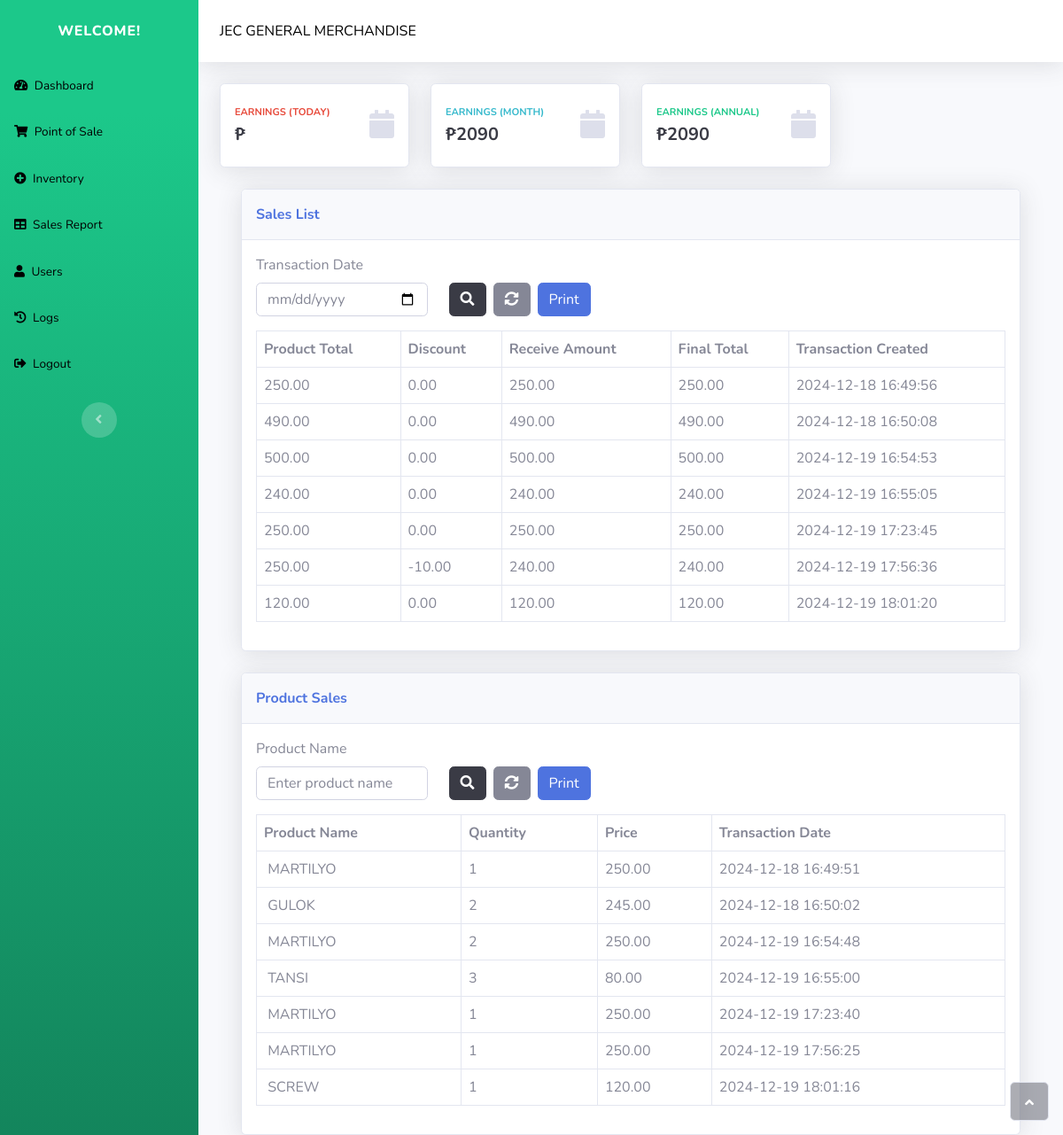
/sales.php (signed in), run on the app's committed database.
### tables this page shows
CREATE TABLE `transaction` (
  `id` int(11) NOT NULL,
  `user_id` int(11) NOT NULL,
  `sales` int(11) NOT NULL,
  `discounted_sales` int(11) NOT NULL,
  `created` datetime NOT NULL DEFAULT current_timestamp(),
  `amount` decimal(10,2) NOT NULL
);

CREATE TABLE `history` (
  `id` int(11) NOT NULL,
  `user_id` int(11) NOT NULL,
  `product_id` int(11) NOT NULL,
  `product_name` varchar(255) NOT NULL,
  `qty` int(11) NOT NULL,
  `price` int(11) NOT NULL,
  `status` varchar(255) NOT NULL,
  `created` datetime NOT NULL DEFAULT current_timestamp()
);

### functions/view-sales.php (the view, shortened to what this page needs)
<?php
$db = new PDO('mysql:host=localhost;dbname=db_hash', 'root', '');
$sql = 'SELECT * FROM transaction WHERE 1';
$stmt = $db->prepare($sql);
$stmt->execute();
$results = $stmt->fetchAll();
foreach ($results as $row) {
?>
    <tr>
    <td><?php echo number_format($row['sales'], 2); ?></td>
    <td><?php echo number_format($row['discounted_sales'] - $row['sales'], 2); ?></td>
    <td><?php echo number_format($row['amount'], 2); ?></td>
    <td><?php echo number_format($row['discounted_sales'], 2); ?></td>
        <td><?php echo $row['created']; ?></td>
    </tr>
<?php
}
        ?>

### functions/view-transaction.php (shortened to what this page needs)
<?php
$db = new PDO('mysql:host=localhost;dbname=db_hash', 'root', '');
$sql = 'SELECT * FROM history WHERE 1';
$stmt = $db->prepare($sql);
$stmt->execute();
$results = $stmt->fetchAll();
foreach ($results as $row) {
?>
    <tr>
        <td>&nbsp;<?php echo htmlspecialchars($row['product_name']); ?></td>
        <td><?php echo htmlspecialchars($row['qty']); ?></td>
        <td><?php echo '' . number_format($row['price'], 2); ?></td>
        <td><?php echo htmlspecialchars($row['created']); ?></td>
    </tr>
<?php
}
?>

### data on the page
transaction: sales "250.00", $row['discounted_sales'] - $row['sales'] "0.00", amount "250.00", discounted_sales "250.00", created "2024-12-18 16:49:56"
transaction: sales "490.00", $row['discounted_sales'] - $row['sales'] "0.00", amount "490.00", discounted_sales "490.00", created "2024-12-18 16:50:08"
transaction: sales "500.00", $row['discounted_sales'] - $row['sales'] "0.00", amount "500.00", discounted_sales "500.00", created "2024-12-19 16:54:53"
transaction: sales "240.00", $row['discounted_sales'] - $row['sales'] "0.00", amount "240.00", discounted_sales "240.00", created "2024-12-19 16:55:05"
transaction: sales "250.00", $row['discounted_sales'] - $row['sales'] "0.00", amount "250.00", discounted_sales "250.00", created "2024-12-19 17:23:45"
transaction: sales "250.00", $row['discounted_sales'] - $row['sales'] "-10.00", amount "240.00", discounted_sales "240.00", created "2024-12-19 17:56:36"
transaction: sales "120.00", $row['discounted_sales'] - $row['sales'] "0.00", amount "120.00", discounted_sales "120.00", created "2024-12-19 18:01:20"
history: product_name "MARTILYO", qty "1", price "250.00", created "2024-12-18 16:49:51"
history: product_name "GULOK", qty "2", price "245.00", created "2024-12-18 16:50:02"
history: product_name "MARTILYO", qty "2", price "250.00", created "2024-12-19 16:54:48"
history: product_name "TANSI", qty "3", price "80.00", created "2024-12-19 16:55:00"
history: product_name "MARTILYO", qty "1", price "250.00", created "2024-12-19 17:23:40"
history: product_name "MARTILYO", qty "1", price "250.00", created "2024-12-19 17:56:25"
history: product_name "SCREW", qty "1", price "120.00", created "2024-12-19 18:01:16"

### other printed values
$total_sales "2090"
